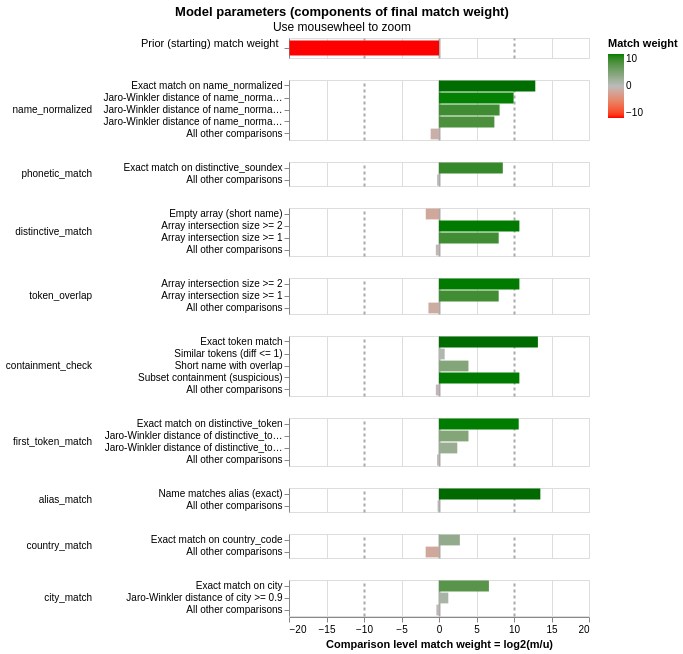

Notebook code cell kept with this figure:
### Code cell
linker.visualisations.match_weights_chart()

### Figure 1 — Vega-Lite specification as saved in the notebook (floating-point values rounded to 4 significant figures)
{"config": {"view": {"continuousWidth": 300, "continuousHeight": 300, "discreteHeight": 60, "discreteWidth": 400}, "header": {"title": null}, "mark": {"tooltip": null}, "title": {"anchor": "middle"}}, "vconcat": [{"mark": {"type": "bar", "clip": true, "height": 15}, "encoding": {"color": {"field": "log2_bayes_factor", "scale": {"domain": [-10, 0, 10], "interpolate": "lab", "range": ["red", "#bbbbbb", "green"]}, "title": "Match weight", "type": "quantitative"}, "tooltip": [{"field": "comparison_name", "title": "Comparison name", "type": "nominal"}, {"field": "probability_two_random_records_match", "format": ".4f", "title": "Probability two random records match", "type": "nominal"}, {"field": "log2_bayes_factor", "format": ",.4f", "title": "Equivalent match weight", "type": "quantitative"}, {"field": "bayes_factor_description", "title": "Match weight description", "type": "nominal"}], "x": {"axis": {"domain": false, "gridColor": {"condition": {"test": "abs(datum.value / 10)  <= 1 & datum.value % 10 === 0", "value": "#aaa"}, "value": "#ddd"}, "gridDash": {"condition": {"test": "abs(datum.value / 10) == 1", "value": [3]}, "value": null}, "gridWidth": {"condition": {"test": "abs(datum.value / 10)  <= 1 & datum.value % 10 === 0", "value": 2}, "value": 1}, "labels": false, "ticks": false, "title": ""}, "field": "log2_bayes_factor", "scale": {"domain": [-20, 20]}, "type": "quantitative"}, "y": {"axis": {"title": "Prior (starting) match weight", "titleAlign": "right", "titleAngle": 0, "titleFontWeight": "normal"}, "field": "label_for_charts", "sort": {"field": "comparison_vector_value", "order": "descending"}, "type": "nominal"}}, "height": 20, "transform": [{"filter": "(datum.comparison_name == 'probability_two_random_records_match')"}]}, {"mark": {"type": "bar", "clip": true}, "encoding": {"color": {"field": "log2_bayes_factor", "scale": {"domain": [-10, 0, 10], "interpolate": "lab", "range": ["red", "#bbbbbb", "green"]}, "title": "Match weight", "type": "quantitative"}, "row": {"field": "comparison_name", "header": {"labelAlign": "left", "labelAnchor": "middle", "labelAngle": 0}, "sort": {"field": "comparison_sort_order"}, "type": "nominal"}, "tooltip": [{"field": "comparison_name", "title": "Comparison name", "type": "nominal"}, {"field": "label_for_charts", "title": "Label", "type": "ordinal"}, {"field": "sql_condition", "title": "SQL condition", "type": "nominal"}, {"field": "m_probability", "format": ".10~g", "title": "M probability", "type": "quantitative"}, {"field": "u_probability", "format": ".10~g", "title": "U probability", "type": "quantitative"}, {"field": "bayes_factor", "format": ",.6f", "title": "Bayes factor = m/u", "type": "quantitative"}, {"field": "log2_bayes_factor", "format": ".4~g", "title": "Match weight = log2(m/u)", "type": "quantitative"}, {"field": "bayes_factor_description", "title": "Match weight description", "type": "nominal"}, {"field": "m_probability_description", "title": "m probability description", "type": "nominal"}, {"field": "u_probability_description", "title": "u probability description", "type": "nominal"}], "x": {"axis": {"gridColor": {"condition": {"test": "abs(datum.value / 10)  <= 1 & datum.value % 10 === 0", "value": "#aaa"}, "value": "#ddd"}, "gridDash": {"condition": {"test": "abs(datum.value / 10) == 1", "value": [3]}, "value": null}, "gridWidth": {"condition": {"test": "abs(datum.value / 10)  <= 1 & datum.value % 10 === 0", "value": 2}, "value": 1}, "title": "Comparison level match weight = log2(m/u)"}, "field": "log2_bayes_factor", "scale": {"domain": [-20, 20]}, "type": "quantitative"}, "y": {"axis": {"title": null}, "field": "label_for_charts", "sort": {"field": "comparison_vector_value", "order": "descending"}, "type": "nominal"}}, "height": {"step": 12}, "resolve": {"axis": {"y": "independent"}, "scale": {"y": "independent"}}, "transform": [{"filter": "(datum.comparison_name != 'probability_two_random_records_match')"}]}], "data": {"name": "data-ccf28a549418693c03fff3e2dd49a556"}, "params": [{"name": "mouse_zoom", "select": {"type": "interval", "encodings": ["x"]}, "bind": "scales", "views": []}], "resolve": {"axis": {"y": "independent"}, "scale": {"y": "independent"}}, "title": {"text": "Model parameters (components of final match weight)", "subtitle": "Use mousewheel to zoom"}, "$schema": "https://vega.github.io/schema/vega-lite/v5.9.3.json", "datasets": {"data-ccf28a549418693c03fff3e2dd49a556": [{"comparison_name": "probability_two_random_records_match", "sql_condition": null, "label_for_charts": "", "m_probability": null, "u_probability": null, "m_probability_description": null, "u_probability_description": null, "has_tf_adjustments": false, "tf_adjustment_column": null, "tf_adjustment_weight": null, "is_null_level": false, "bayes_factor": 1e-06, "log2_bayes_factor": -19.93, "comparison_vector_value": 0, "max_comparison_vector_value": 0, "bayes_factor_description": "The probability that two random records drawn at random match is 0.000 or one in  1,000,000.0 records.This is equivalent to a starting match weight of -19.932.", "probability_two_random_records_match": 1e-06, "comparison_sort_order": -1}, {"comparison_name": "name_normalized", "sql_condition": "\"name_normalized_l\" = \"name_normalized_r\"", "label_for_charts": "Exact match on name_normalized", "m_probability": 0.09439, "u_probability": 1.289e-05, "m_probability_description": "Amongst matching record comparisons, 9.439% of records (i.e. one in 10.59) are in the exact match on name_normalized comparison level", "u_probability_description": "Amongst non-matching record comparisons, 0.001289% of records (i.e. one in 77,604) are in the exact match on name_normalized comparison level", "has_tf_adjustments": true, "tf_adjustment_column": "name_normalized", "tf_adjustment_weight": 1.0, "is_null_level": false, "bayes_factor": 7325.0, "log2_bayes_factor": 12.84, "comparison_vector_value": 4, "max_comparison_vector_value": 4, "bayes_factor_description": "If comparison level is `exact match on name_normalized` then comparison is 7,325 times more likely to be a match", "probability_two_random_records_match": 1e-06, "comparison_sort_order": 0}, {"comparison_name": "name_normalized", "sql_condition": "jaro_winkler_similarity(\"name_normalized_l\", \"name_normalized_r\") >= 0.95", "label_for_charts": "Jaro-Winkler distance of name_normalized >= 0.95", "m_probability": 0.001872, "u_probability": 1.898e-06, "m_probability_description": "Amongst matching record comparisons, 0.1872% of records (i.e. one in 534) are in the jaro-winkler distance of name_normalized >= 0.95 comparison level", "u_probability_description": "Amongst non-matching record comparisons, 0.0001898% of records (i.e. one in 526,889) are in the jaro-winkler distance of name_normalized >= 0.95 comparison level", "has_tf_adjustments": false, "tf_adjustment_column": null, "tf_adjustment_weight": 1.0, "is_null_level": false, "bayes_factor": 986.2, "log2_bayes_factor": 9.946, "comparison_vector_value": 3, "max_comparison_vector_value": 4, "bayes_factor_description": "If comparison level is `jaro-winkler distance of name_normalized >= 0.95` then comparison is 986 times more likely to be a match", "probability_two_random_records_match": 1e-06, "comparison_sort_order": 0}, {"comparison_name": "name_normalized", "sql_condition": "jaro_winkler_similarity(\"name_normalized_l\", \"name_normalized_r\") >= 0.88", "label_for_charts": "Jaro-Winkler distance of name_normalized >= 0.88", "m_probability": 0.04615, "u_probability": 0.0001707, "m_probability_description": "Amongst matching record comparisons, 4.615% of records (i.e. one in 21.67) are in the jaro-winkler distance of name_normalized >= 0.88 comparison level", "u_probability_description": "Amongst non-matching record comparisons, 0.01707% of records (i.e. one in 5,858) are in the jaro-winkler distance of name_normalized >= 0.88 comparison level", "has_tf_adjustments": false, "tf_adjustment_column": null, "tf_adjustment_weight": 1.0, "is_null_level": false, "bayes_factor": 270.3, "log2_bayes_factor": 8.079, "comparison_vector_value": 2, "max_comparison_vector_value": 4, "bayes_factor_description": "If comparison level is `jaro-winkler distance of name_normalized >= 0.88` then comparison is 270 times more likely to be a match", "probability_two_random_records_match": 1e-06, "comparison_sort_order": 0}, {"comparison_name": "name_normalized", "sql_condition": "jaro_winkler_similarity(\"name_normalized_l\", \"name_normalized_r\") >= 0.8", "label_for_charts": "Jaro-Winkler distance of name_normalized >= 0.8", "m_probability": 0.2903, "u_probability": 0.00174, "m_probability_description": "Amongst matching record comparisons, 29.03% of records (i.e. one in 3.445) are in the jaro-winkler distance of name_normalized >= 0.8 comparison level", "u_probability_description": "Amongst non-matching record comparisons, 0.174% of records (i.e. one in 575) are in the jaro-winkler distance of name_normalized >= 0.8 comparison level", "has_tf_adjustments": false, "tf_adjustment_column": null, "tf_adjustment_weight": 1.0, "is_null_level": false, "bayes_factor": 166.9, "log2_bayes_factor": 7.382, "comparison_vector_value": 1, "max_comparison_vector_value": 4, "bayes_factor_description": "If comparison level is `jaro-winkler distance of name_normalized >= 0.8` then comparison is 167 times more likely to be a match", "probability_two_random_records_match": 1e-06, "comparison_sort_order": 0}, {"comparison_name": "name_normalized", "sql_condition": "ELSE", "label_for_charts": "All other comparisons", "m_probability": 0.4616, "u_probability": 0.9981, "m_probability_description": "Amongst matching record comparisons, 46.16% of records (i.e. one in 2.166) are in the all other comparisons comparison level", "u_probability_description": "Amongst non-matching record comparisons, 99.81% of records (i.e. one in 1.002) are in the all other comparisons comparison level", "has_tf_adjustments": false, "tf_adjustment_column": null, "tf_adjustment_weight": 1.0, "is_null_level": false, "bayes_factor": 0.4625, "log2_bayes_factor": -1.112, "comparison_vector_value": 0, "max_comparison_vector_value": 4, "bayes_factor_description": "If comparison level is `all other comparisons` then comparison is 2.162 times less likely to be a match", "probability_two_random_records_match": 1e-06, "comparison_sort_order": 0}, {"comparison_name": "phonetic_match", "sql_condition": "\"distinctive_soundex_l\" = \"distinctive_soundex_r\"", "label_for_charts": "Exact match on distinctive_soundex", "m_probability": 0.4076, "u_probability": 0.001121, "m_probability_description": "Amongst matching record comparisons, 40.76% of records (i.e. one in 2.453) are in the exact match on distinctive_soundex comparison level", "u_probability_description": "Amongst non-matching record comparisons, 0.1121% of records (i.e. one in 892) are in the exact match on distinctive_soundex comparison level", "has_tf_adjustments": false, "tf_adjustment_column": null, "tf_adjustment_weight": 1.0, "is_null_level": false, "bayes_factor": 363.5, "log2_bayes_factor": 8.506, "comparison_vector_value": 1, "max_comparison_vector_value": 1, "bayes_factor_description": "If comparison level is `exact match on distinctive_soundex` then comparison is 364 times more likely to be a match", "probability_two_random_records_match": 1e-06, "comparison_sort_order": 1}, {"comparison_name": "phonetic_match", "sql_condition": "ELSE", "label_for_charts": "All other comparisons", "m_probability": 0.8399, "u_probability": 0.9989, "m_probability_description": "Amongst matching record comparisons, 83.99% of records (i.e. one in 1.191) are in the all other comparisons comparison level", "u_probability_description": "Amongst non-matching record comparisons, 99.89% of records (i.e. one in 1.001) are in the all other comparisons comparison level", "has_tf_adjustments": false, "tf_adjustment_column": null, "tf_adjustment_weight": 1.0, "is_null_level": false, "bayes_factor": 0.8408, "log2_bayes_factor": -0.2501, "comparison_vector_value": 0, "max_comparison_vector_value": 1, "bayes_factor_description": "If comparison level is `all other comparisons` then comparison is 1.189 times less likely to be a match", "probability_two_random_records_match": 1e-06, "comparison_sort_order": 1}, {"comparison_name": "distinctive_match", "sql_condition": "array_length(distinctive_tokens_l, 1) = 0 OR array_length(distinctive_tokens_r, 1) = 0", "label_for_charts": "Empty array (short name)", "m_probability": 0.0005568, "u_probability": 0.001895, "m_probability_description": "Amongst matching record comparisons, 0.05568% of records (i.e. one in 1,796) are in the empty array (short name) comparison level", "u_probability_description": "Amongst non-matching record comparisons, 0.1895% of records (i.e. one in 528) are in the empty array (short name) comparison level", "has_tf_adjustments": false, "tf_adjustment_column": null, "tf_adjustment_weight": 1.0, "is_null_level": false, "bayes_factor": 0.2938, "log2_bayes_factor": -1.767, "comparison_vector_value": 3, "max_comparison_vector_value": 3, "bayes_factor_description": "If comparison level is `empty array (short name)` then comparison is 3.404 times less likely to be a match", "probability_two_random_records_match": 1e-06, "comparison_sort_order": 2}, {"comparison_name": "distinctive_match", "sql_condition": "array_length(list_intersect(\"distinctive_tokens_l\", \"distinctive_tokens_r\")) >= 2", "label_for_charts": "Array intersection size >= 2", "m_probability": 0.09424, "u_probability": 5.594e-05, "m_probability_description": "Amongst matching record comparisons, 9.424% of records (i.e. one in 10.61) are in the array intersection size >= 2 comparison level", "u_probability_description": "Amongst non-matching record comparisons, 0.005594% of records (i.e. one in 17,877) are in the array intersection size >= 2 comparison level", "has_tf_adjustments": false, "tf_adjustment_column": null, "tf_adjustment_weight": 1.0, "is_null_level": false, "bayes_factor": 1685.0, "log2_bayes_factor": 10.72, "comparison_vector_value": 2, "max_comparison_vector_value": 3, "bayes_factor_description": "If comparison level is `array intersection size >= 2` then comparison is 1,685 times more likely to be a match", "probability_two_random_records_match": 1e-06, "comparison_sort_order": 2}, {"comparison_name": "distinctive_match", "sql_condition": "array_length(list_intersect(\"distinctive_tokens_l\", \"distinctive_tokens_r\")) >= 1", "label_for_charts": "Array intersection size >= 1", "m_probability": 0.56, "u_probability": 0.002249, "m_probability_description": "Amongst matching record comparisons, 56% of records (i.e. one in 1.786) are in the array intersection size >= 1 comparison level", "u_probability_description": "Amongst non-matching record comparisons, 0.2249% of records (i.e. one in 445) are in the array intersection size >= 1 comparison level", "has_tf_adjustments": false, "tf_adjustment_column": null, "tf_adjustment_weight": 1.0, "is_null_level": false, "bayes_factor": 249.0, "log2_bayes_factor": 7.96, "comparison_vector_value": 1, "max_comparison_vector_value": 3, "bayes_factor_description": "If comparison level is `array intersection size >= 1` then comparison is 249 times more likely to be a match", "probability_two_random_records_match": 1e-06, "comparison_sort_order": 2}, {"comparison_name": "distinctive_match", "sql_condition": "ELSE", "label_for_charts": "All other comparisons", "m_probability": 0.7428, "u_probability": 0.9958, "m_probability_description": "Amongst matching record comparisons, 74.28% of records (i.e. one in 1.346) are in the all other comparisons comparison level", "u_probability_description": "Amongst non-matching record comparisons, 99.58% of records (i.e. one in 1.004) are in the all other comparisons comparison level", "has_tf_adjustments": false, "tf_adjustment_column": null, "tf_adjustment_weight": 1.0, "is_null_level": false, "bayes_factor": 0.746, "log2_bayes_factor": -0.4228, "comparison_vector_value": 0, "max_comparison_vector_value": 3, "bayes_factor_description": "If comparison level is `all other comparisons` then comparison is 1.341 times less likely to be a match", "probability_two_random_records_match": 1e-06, "comparison_sort_order": 2}, {"comparison_name": "token_overlap", "sql_condition": "array_length(list_intersect(\"distinctive_tokens_l\", \"distinctive_tokens_r\")) >= 2", "label_for_charts": "Array intersection size >= 2", "m_probability": 0.09424, "u_probability": 5.594e-05, "m_probability_description": "Amongst matching record comparisons, 9.424% of records (i.e. one in 10.61) are in the array intersection size >= 2 comparison level", "u_probability_description": "Amongst non-matching record comparisons, 0.005594% of records (i.e. one in 17,877) are in the array intersection size >= 2 comparison level", "has_tf_adjustments": false, "tf_adjustment_column": null, "tf_adjustment_weight": 1.0, "is_null_level": false, "bayes_factor": 1685.0, "log2_bayes_factor": 10.72, "comparison_vector_value": 2, "max_comparison_vector_value": 2, "bayes_factor_description": "If comparison level is `array intersection size >= 2` then comparison is 1,685 times more likely to be a match", "probability_two_random_records_match": 1e-06, "comparison_sort_order": 3}, {"comparison_name": "token_overlap", "sql_condition": "array_length(list_intersect(\"distinctive_tokens_l\", \"distinctive_tokens_r\")) >= 1", "label_for_charts": "Array intersection size >= 1", "m_probability": 0.56, "u_probability": 0.002249, "m_probability_description": "Amongst matching record comparisons, 56% of records (i.e. one in 1.786) are in the array intersection size >= 1 comparison level", "u_probability_description": "Amongst non-matching record comparisons, 0.2249% of records (i.e. one in 445) are in the array intersection size >= 1 comparison level", "has_tf_adjustments": false, "tf_adjustment_column": null, "tf_adjustment_weight": 1.0, "is_null_level": false, "bayes_factor": 249.0, "log2_bayes_factor": 7.96, "comparison_vector_value": 1, "max_comparison_vector_value": 2, "bayes_factor_description": "If comparison level is `array intersection size >= 1` then comparison is 249 times more likely to be a match", "probability_two_random_records_match": 1e-06, "comparison_sort_order": 3}, {"comparison_name": "token_overlap", "sql_condition": "ELSE", "label_for_charts": "All other comparisons", "m_probability": 0.3762, "u_probability": 0.9977, "m_probability_description": "Amongst matching record comparisons, 37.62% of records (i.e. one in 2.658) are in the all other comparisons comparison level", "u_probability_description": "Amongst non-matching record comparisons, 99.77% of records (i.e. one in 1.002) are in the all other comparisons comparison level", "has_tf_adjustments": false, "tf_adjustment_column": null, "tf_adjustment_weight": 1.0, "is_null_level": false, "bayes_factor": 0.3771, "log2_bayes_factor": -1.407, "comparison_vector_value": 0, "max_comparison_vector_value": 2, "bayes_factor_description": "If comparison level is `all other comparisons` then comparison is 2.652 times less likely to be a match", "probability_two_random_records_match": 1e-06, "comparison_sort_order": 3}, {"comparison_name": "containment_check", "sql_condition": "list_sort(name_tokens_l) = list_sort(name_tokens_r)", "label_for_charts": "Exact token match", "m_probability": 0.1219, "u_probability": 1.309e-05, "m_probability_description": "Amongst matching record comparisons, 12.19% of records (i.e. one in 8.201) are in the exact token match comparison level", "u_probability_description": "Amongst non-matching record comparisons, 0.001309% of records (i.e. one in 76,419) are in the exact token match comparison level", "has_tf_adjustments": false, "tf_adjustment_column": null, "tf_adjustment_weight": 1.0, "is_null_level": false, "bayes_factor": 9318.0, "log2_bayes_factor": 13.19, "comparison_vector_value": 4, "max_comparison_vector_value": 4, "bayes_factor_description": "If comparison level is `exact token match` then comparison is 9,318 times more likely to be a match", "probability_two_random_records_match": 1e-06, "comparison_sort_order": 4}, {"comparison_name": "containment_check", "sql_condition": "\n                ABS(len(name_tokens_l) - len(name_tokens_r)) <= 1\n                AND len(list_intersect(name_tokens_l, name_tokens_r)) >= \n                    GREATEST(len(name_tokens_l), len(name_tokens_r)) - 1\n            ", "label_for_charts": "Similar tokens (diff <= 1)", "m_probability": 0.04821, "u_probability": 0.02849, "m_probability_description": "Amongst matching record comparisons, 4.821% of records (i.e. one in 20.74) are in the similar tokens (diff <= 1) comparison level", "u_probability_description": "Amongst non-matching record comparisons, 2.849% of records (i.e. one in 35.1) are in the similar tokens (diff <= 1) comparison level", "has_tf_adjustments": false, "tf_adjustment_column": null, "tf_adjustment_weight": 1.0, "is_null_level": false, "bayes_factor": 1.692, "log2_bayes_factor": 0.7587, "comparison_vector_value": 3, "max_comparison_vector_value": 4, "bayes_factor_description": "If comparison level is `similar tokens (diff <= 1)` then comparison is 1.692 times more likely to be a match", "probability_two_random_records_match": 1e-06, "comparison_sort_order": 4}, {"comparison_name": "containment_check", "sql_condition": "\n                (len(name_tokens_l) <= 2 OR len(name_tokens_r) <= 2)\n                AND len(list_intersect(name_tokens_l, name_tokens_r)) >= 1\n            ", "label_for_charts": "Short name with overlap", "m_probability": 0.1109, "u_probability": 0.007291, "m_probability_description": "Amongst matching record comparisons, 11.09% of records (i.e. one in 9.018) are in the short name with overlap comparison level", "u_probability_description": "Amongst non-matching record comparisons, 0.7291% of records (i.e. one in 137) are in the short name with overlap comparison level", "has_tf_adjustments": false, "tf_adjustment_column": null, "tf_adjustment_weight": 1.0, "is_null_level": false, "bayes_factor": 15.21, "log2_bayes_factor": 3.927, "comparison_vector_value": 2, "max_comparison_vector_value": 4, "bayes_factor_description": "If comparison level is `short name with overlap` then comparison is 15.21 times more likely to be a match", "probability_two_random_records_match": 1e-06, "comparison_sort_order": 4}, {"comparison_name": "containment_check", "sql_condition": "\n                (list_sort(list_intersect(name_tokens_l, name_tokens_r)) = list_sort(name_tokens_l)\n                 AND len(name_tokens_l) < len(name_tokens_r))\n                OR\n                (list_sort(list_intersect(name_tokens_l, name_tokens_r)) = list_sort(name_tokens_r)\n                 AND len(name_tokens_r) < len(name_tokens_l))\n            ", "label_for_charts": "Subset containment (suspicious)", "m_probability": 0.00168, "u_probability": 9.989e-07, "m_probability_description": "Amongst matching record comparisons, 0.168% of records (i.e. one in 595) are in the subset containment (suspicious) comparison level", "u_probability_description": "Amongst non-matching record comparisons, 9.989e-05% of records (i.e. one in 1,001,090) are in the subset containment (suspicious) comparison level", "has_tf_adjustments": false, "tf_adjustment_column": null, "tf_adjustment_weight": 1.0, "is_null_level": false, "bayes_factor": 1681.0, "log2_bayes_factor": 10.72, "comparison_vector_value": 1, "max_comparison_vector_value": 4, "bayes_factor_description": "If comparison level is `subset containment (suspicious)` then comparison is 1,681 times more likely to be a match", "probability_two_random_records_match": 1e-06, "comparison_sort_order": 4}, {"comparison_name": "containment_check", "sql_condition": "ELSE", "label_for_charts": "All other comparisons", "m_probability": 0.7196, "u_probability": 0.9642, "m_probability_description": "Amongst matching record comparisons, 71.96% of records (i.e. one in 1.39) are in the all other comparisons comparison level", "u_probability_description": "Amongst non-matching record comparisons, 96.42% of records (i.e. one in 1.037) are in the all other comparisons comparison level", "has_tf_adjustments": false, "tf_adjustment_column": null, "tf_adjustment_weight": 1.0, "is_null_level": false, "bayes_factor": 0.7463, "log2_bayes_factor": -0.4221, "comparison_vector_value": 0, "max_comparison_vector_value": 4, "bayes_factor_description": "If comparison level is `all other comparisons` then comparison is 1.34 times less likely to be a match", "probability_two_random_records_match": 1e-06, "comparison_sort_order": 4}, {"comparison_name": "first_token_match", "sql_condition": "\"distinctive_token_l\" = \"distinctive_token_r\"", "label_for_charts": "Exact match on distinctive_token", "m_probability": 0.2795, "u_probability": 0.0001766, "m_probability_description": "Amongst matching record comparisons, 27.95% of records (i.e. one in 3.578) are in the exact match on distinctive_token comparison level", "u_probability_description": "Amongst non-matching record comparisons, 0.01766% of records (i.e. one in 5,661) are in the exact match on distinctive_token comparison level", "has_tf_adjustments": false, "tf_adjustment_column": null, "tf_adjustment_weight": 1.0, "is_null_level": false, "bayes_factor": 1582.0, "log2_bayes_factor": 10.63, "comparison_vector_value": 3, "max_comparison_vector_value": 3, "bayes_factor_description": "If comparison level is `exact match on distinctive_token` then comparison is 1,582 times more likely to be a match", "probability_two_random_records_match": 1e-06, "comparison_sort_order": 5}, {"comparison_name": "first_token_match", "sql_condition": "jaro_winkler_similarity(\"distinctive_token_l\", \"distinctive_token_r\") >= 0.9", "label_for_charts": "Jaro-Winkler distance of distinctive_token >= 0.9", "m_probability": 0.003352, "u_probability": 0.0002199, "m_probability_description": "Amongst matching record comparisons, 0.3352% of records (i.e. one in 298) are in the jaro-winkler distance of distinctive_token >= 0.9 comparison level", "u_probability_description": "Amongst non-matching record comparisons, 0.02199% of records (i.e. one in 4,548) are in the jaro-winkler distance of distinctive_token >= 0.9 comparison level", "has_tf_adjustments": false, "tf_adjustment_column": null, "tf_adjustment_weight": 1.0, "is_null_level": false, "bayes_factor": 15.25, "log2_bayes_factor": 3.93, "comparison_vector_value": 2, "max_comparison_vector_value": 3, "bayes_factor_description": "If comparison level is `jaro-winkler distance of distinctive_token >= 0.9` then comparison is 15.25 times more likely to be a match", "probability_two_random_records_match": 1e-06, "comparison_sort_order": 5}, {"comparison_name": "first_token_match", "sql_condition": "jaro_winkler_similarity(\"distinctive_token_l\", \"distinctive_token_r\") >= 0.8", "label_for_charts": "Jaro-Winkler distance of distinctive_token >= 0.8", "m_probability": 0.00797, "u_probability": 0.001469, "m_probability_description": "Amongst matching record comparisons, 0.797% of records (i.e. one in 125) are in the jaro-winkler distance of distinctive_token >= 0.8 comparison level", "u_probability_description": "Amongst non-matching record comparisons, 0.1469% of records (i.e. one in 681) are in the jaro-winkler distance of distinctive_token >= 0.8 comparison level", "has_tf_adjustments": false, "tf_adjustment_column": null, "tf_adjustment_weight": 1.0, "is_null_level": false, "bayes_factor": 5.425, "log2_bayes_factor": 2.44, "comparison_vector_value": 1, "max_comparison_vector_value": 3, "bayes_factor_description": "If comparison level is `jaro-winkler distance of distinctive_token >= 0.8` then comparison is 5.425 times more likely to be a match", "probability_two_random_records_match": 1e-06, "comparison_sort_order": 5}, {"comparison_name": "first_token_match", "sql_condition": "ELSE", "label_for_charts": "All other comparisons", "m_probability": 0.8356, "u_probability": 0.9981, "m_probability_description": "Amongst matching record comparisons, 83.56% of records (i.e. one in 1.197) are in the all other comparisons comparison level", "u_probability_description": "Amongst non-matching record comparisons, 99.81% of records (i.e. one in 1.002) are in the all other comparisons comparison level", "has_tf_adjustments": false, "tf_adjustment_column": null, "tf_adjustment_weight": 1.0, "is_null_level": false, "bayes_factor": 0.8372, "log2_bayes_factor": -0.2564, "comparison_vector_value": 0, "max_comparison_vector_value": 3, "bayes_factor_description": "If comparison level is `all other comparisons` then comparison is 1.194 times less likely to be a match", "probability_two_random_records_match": 1e-06, "comparison_sort_order": 5}, {"comparison_name": "alias_match", "sql_condition": "\n                list_contains(list_transform(all_names_r, x -> LOWER(x)), LOWER(name_l)) OR \n                list_contains(list_transform(all_names_l, x -> LOWER(x)), LOWER(name_r))\n            ", "label_for_charts": "Name matches alias (exact)", "m_probability": 0.1214, "u_probability": 1.039e-05, "m_probability_description": "Amongst matching record comparisons, 12.14% of records (i.e. one in 8.236) are in the name matches alias (exact) comparison level", "u_probability_description": "Amongst non-matching record comparisons, 0.001039% of records (i.e. one in 96,259) are in the name matches alias (exact) comparison level", "has_tf_adjustments": false, "tf_adjustment_column": null, "tf_adjustment_weight": 1.0, "is_null_level": false, "bayes_factor": 11690.0, "log2_bayes_factor": 13.51, "comparison_vector_value": 1, "max_comparison_vector_value": 1, "bayes_factor_description": "If comparison level is `name matches alias (exact)` then comparison is 11,688 times more likely to be a match", "probability_two_random_records_match": 1e-06, "comparison_sort_order": 6}, {"comparison_name": "alias_match", "sql_condition": "ELSE", "label_for_charts": "All other comparisons", "m_probability": 0.8786, "u_probability": 1.0, "m_probability_description": "Amongst matching record comparisons, 87.86% of records (i.e. one in 1.138) are in the all other comparisons comparison level", "u_probability_description": "Amongst non-matching record comparisons, 100% of records (i.e. one in 1) are in the all other comparisons comparison level", "has_tf_adjustments": false, "tf_adjustment_column": null, "tf_adjustment_weight": 1.0, "is_null_level": false, "bayes_factor": 0.8786, "log2_bayes_factor": -0.1867, "comparison_vector_value": 0, "max_comparison_vector_value": 1, "bayes_factor_description": "If comparison level is `all other comparisons` then comparison is 1.138 times less likely to be a match", "probability_two_random_records_match": 1e-06, "comparison_sort_order": 6}, {"comparison_name": "country_match", "sql_condition": "\"country_code_l\" = \"country_code_r\"", "label_for_charts": "Exact match on country_code", "m_probability": 0.7398, "u_probability": 0.1075, "m_probability_description": "Amongst matching record comparisons, 73.98% of records (i.e. one in 1.352) are in the exact match on country_code comparison level", "u_probability_description": "Amongst non-matching record comparisons, 10.75% of records (i.e. one in 9.299) are in the exact match on country_code comparison level", "has_tf_adjustments": false, "tf_adjustment_column": null, "tf_adjustment_weight": 1.0, "is_null_level": false, "bayes_factor": 6.88, "log2_bayes_factor": 2.782, "comparison_vector_value": 1, "max_comparison_vector_value": 1, "bayes_factor_description": "If comparison level is `exact match on country_code` then comparison is 6.88 times more likely to be a match", "probability_two_random_records_match": 1e-06, "comparison_sort_order": 7}, {"comparison_name": "country_match", "sql_condition": "ELSE", "label_for_charts": "All other comparisons", "m_probability": 0.2602, "u_probability": 0.8925, "m_probability_description": "Amongst matching record comparisons, 26.02% of records (i.e. one in 3.843) are in the all other comparisons comparison level", "u_probability_description": "Amongst non-matching record comparisons, 89.25% of records (i.e. one in 1.12) are in the all other comparisons comparison level", "has_tf_adjustments": false, "tf_adjustment_column": null, "tf_adjustment_weight": 1.0, "is_null_level": false, "bayes_factor": 0.2915, "log2_bayes_factor": -1.778, "comparison_vector_value": 0, "max_comparison_vector_value": 1, "bayes_factor_description": "If comparison level is `all other comparisons` then comparison is 3.43 times less likely to be a match", "probability_two_random_records_match": 1e-06, "comparison_sort_order": 7}, {"comparison_name": "city_match", "sql_condition": "\"city_l\" = \"city_r\"", "label_for_charts": "Exact match on city", "m_probability": 0.2151, "u_probability": 0.002135, "m_probability_description": "Amongst matching record comparisons, 21.51% of records (i.e. one in 4.649) are in the exact match on city comparison level", "u_probability_description": "Amongst non-matching record comparisons, 0.2135% of records (i.e. one in 468) are in the exact match on city comparison level", "has_tf_adjustments": false, "tf_adjustment_column": null, "tf_adjustment_weight": 1.0, "is_null_level": false, "bayes_factor": 100.8, "log2_bayes_factor": 6.655, "comparison_vector_value": 2, "max_comparison_vector_value": 2, "bayes_factor_description": "If comparison level is `exact match on city` then comparison is 101 times more likely to be a match", "probability_two_random_records_match": 1e-06, "comparison_sort_order": 8}, {"comparison_name": "city_match", "sql_condition": "jaro_winkler_similarity(\"city_l\", \"city_r\") >= 0.9", "label_for_charts": "Jaro-Winkler distance of city >= 0.9", "m_probability": 0.0002375, "u_probability": 0.0001005, "m_probability_description": "Amongst matching record comparisons, 0.02375% of records (i.e. one in 4,210) are in the jaro-winkler distance of city >= 0.9 comparison level", "u_probability_description": "Amongst non-matching record comparisons, 0.01005% of records (i.e. one in 9,948) are in the jaro-winkler distance of city >= 0.9 comparison level", "has_tf_adjustments": false, "tf_adjustment_column": null, "tf_adjustment_weight": 1.0, "is_null_level": false, "bayes_factor": 2.363, "log2_bayes_factor": 1.241, "comparison_vector_value": 1, "max_comparison_vector_value": 2, "bayes_factor_description": "If comparison level is `jaro-winkler distance of city >= 0.9` then comparison is 2.363 times more likely to be a match", "probability_two_random_records_match": 1e-06, "comparison_sort_order": 8}, {"comparison_name": "city_match", "sql_condition": "ELSE", "label_for_charts": "All other comparisons", "m_probability": 0.7831, "u_probability": 0.9978, "m_probability_description": "Amongst matching record comparisons, 78.31% of records (i.e. one in 1.277) are in the all other comparisons comparison level", "u_probability_description": "Amongst non-matching record comparisons, 99.78% of records (i.e. one in 1.002) are in the all other comparisons comparison level", "has_tf_adjustments": false, "tf_adjustment_column": null, "tf_adjustment_weight": 1.0, "is_null_level": false, "bayes_factor": 0.7848, "log2_bayes_factor": -0.3496, "comparison_vector_value": 0, "max_comparison_vector_value": 2, "bayes_factor_description": "If comparison level is `all other comparisons` then comparison is 1.274 times less likely to be a match", "probability_two_random_records_match": 1e-06, "comparison_sort_order": 8}]}}
